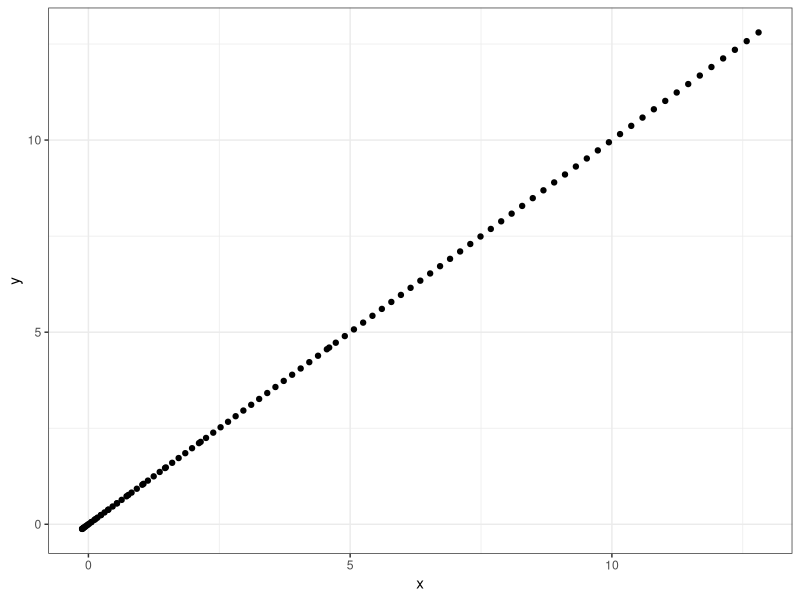
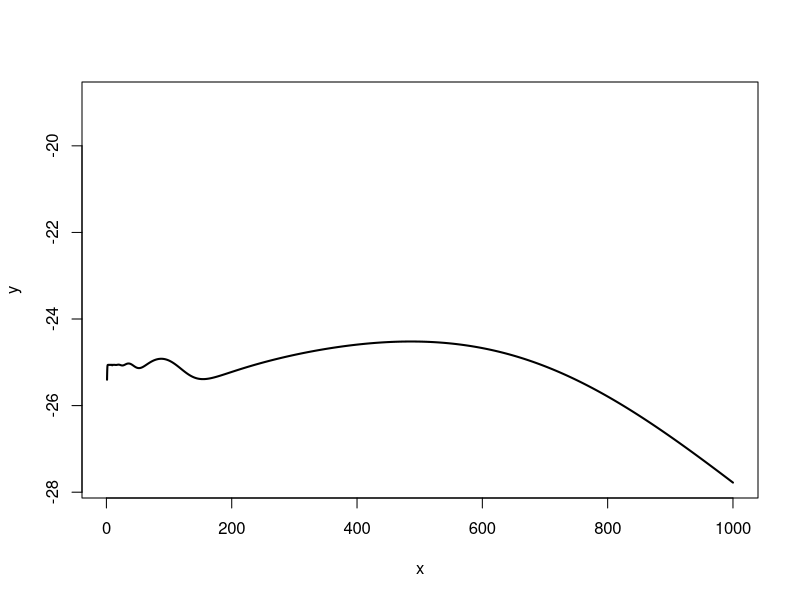
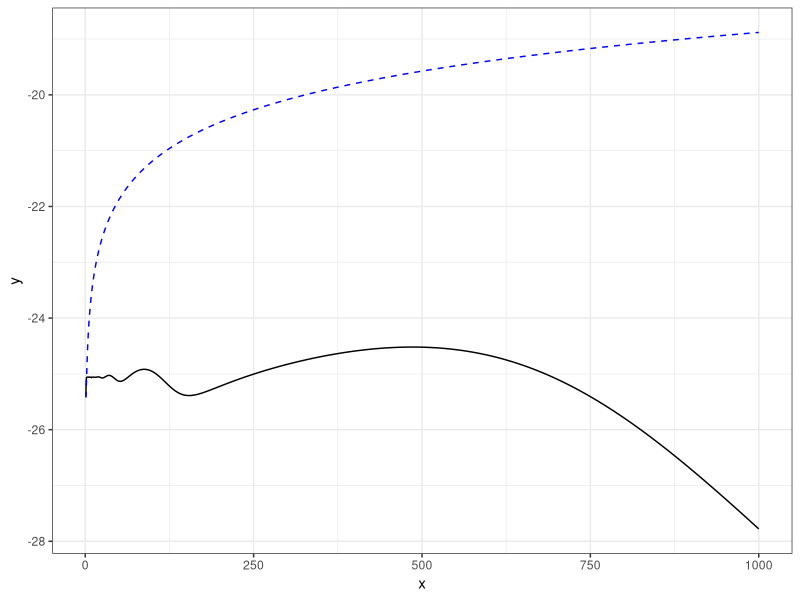
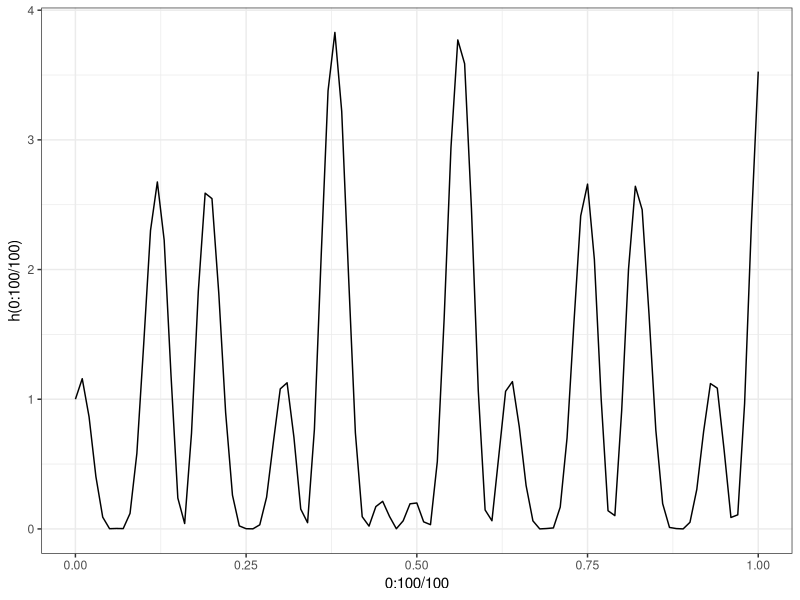
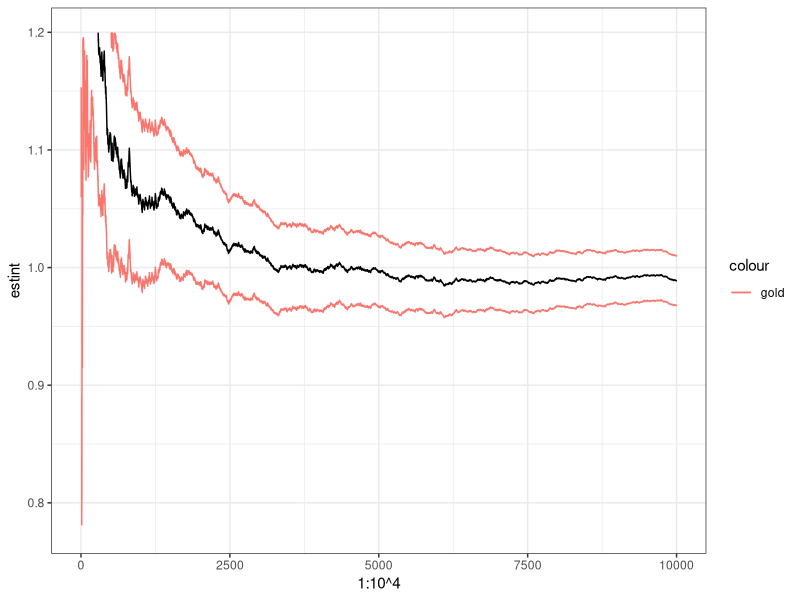
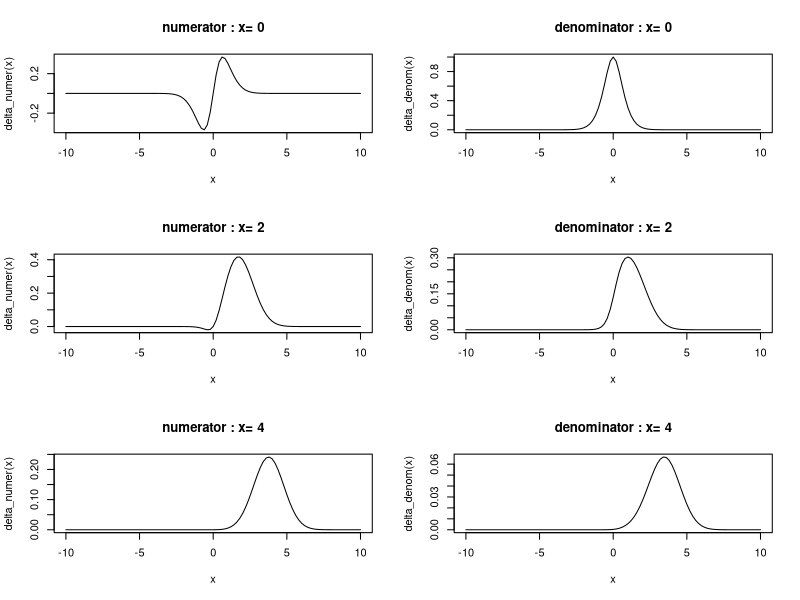
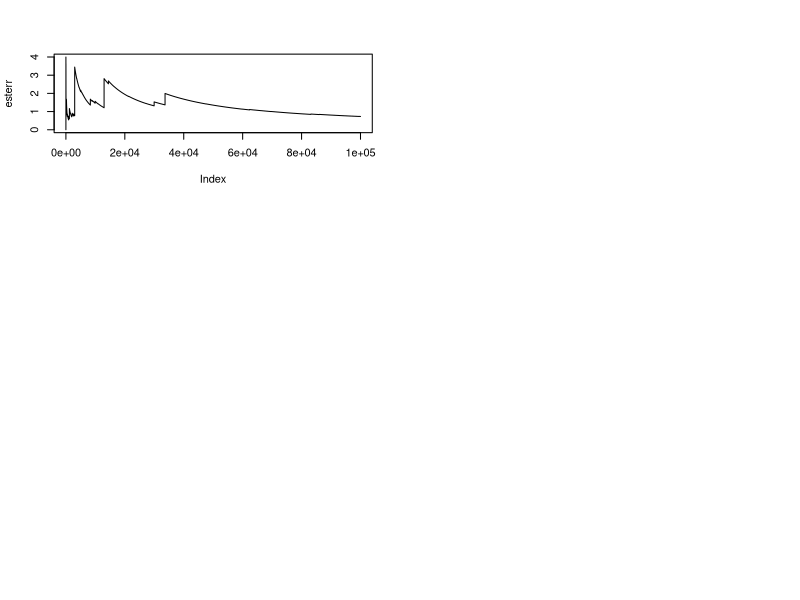
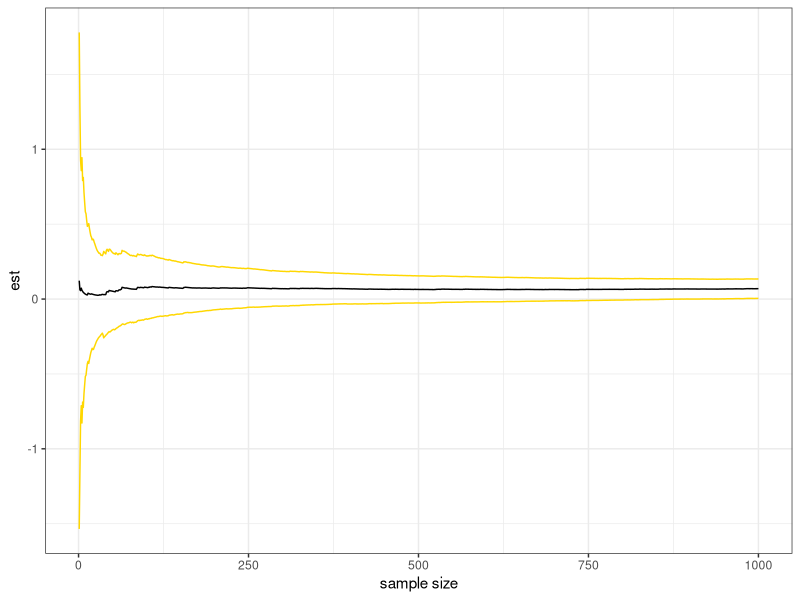

Write the R code that produced these figures, in order.
## ---- chunk 1
knitr::opts_chunk$set(echo = TRUE,warning = FALSE,message = FALSE)
library(ggplot2)
library(reshape2)
library(dplyr)
library(MASS)
theme_set(theme_bw())
## ---- chunk 2
ch <- function(la){
  integrate(function(x) {x^{la-1}*exp(-x)}, 0, Inf)$val
}
plot_d <- data.frame(x = lgamma(seq(0.01,10,le=100)),y = log(apply(as.matrix(seq(0.01,10,le=100)), 1, ch)))
ggplot(plot_d,aes(x=x,y=y))+geom_point()
## ---- chunk 3
cac=rcauchy(10)+350
lik=function(the){
  u=dcauchy(cac[1]-the)
  for(i in 2:10)
    u=u*dcauchy(cac[i]-the)
    return(u)
}

print(integrate(lik,-Inf,Inf))

print(integrate(lik,200,400))

cac=rcauchy(10)

nin=function(a){integrate(lik,-a,a)$val}
nan=function(a){area(lik,-a,a)}
x=seq(1,10^3,le=10^4)
y=log(apply(as.matrix(x),1,nin))
z=log(apply(as.matrix(x),1,nan))
plot(x,y,type="l",ylim=range(cbind(y,z)),lwd=2)
ggplot()+geom_line(data = data.frame(x,y),mapping = aes(x=x,y=y))+geom_line(data = data.frame(x,z),mapping = aes(x=x,y=z),colour='blue',linetype=2)
## ---- chunk 4
h <- function(x){(cos(50 * x) + sin(20 * x))^2}
ggplot()+geom_line(mapping=aes(x= 0:100/100,y =h(0:100/100)))
integrate(h,0,1)
x <- h(runif(10^4))
estint <- cumsum(x)/(1:10^4)
esterr <- sqrt(cumsum((x - estint)^2))/(1:10^4)
ggplot(data.frame(estint), aes(x=1:10^4,y=estint))+geom_line()+ylim(mean(x)+20*c(-esterr[10^4],esterr[10^4]))+
  geom_line(mapping = aes(x=1:10^4,y=estint+2*esterr,color="gold"))+geom_line(mapping=aes(x=1:10^4,y=estint-2*esterr,color="gold"))
## ---- chunk 5
delta_numer <- function(theta){theta/(1+theta^2)*exp(-(x-theta)^2/2)}
delta_denom <- function(theta){1/(1+theta^2)*exp(-(x-theta)^2/2)}
par(mfrow=c(3,2))
for(x in c(0,2,4)){
  curve(delta_numer,from=-10,to=10,main=paste("numerator : x=",x))
  curve(delta_denom,from=-10,to=10,main=paste("denominator : x=",x))
} 

for(x in c(0,2,4)){
  #正規分布から乱数を発生させて、コーシーで評価
  N <-10^5
  norm <- rnorm(N,x)
  cauchy <- dcauchy(norm)
  print(mean(norm*cauchy)/mean(cauchy))
  #その逆　結果はほぼ同じ
  cauchy <- rcauchy(N)
  norm <- dnorm(cauchy,x)
  print(mean(cauchy*norm)/mean(norm))
} 
## ---- chunk 6
estint <- cumsum(cauchy*norm)/cumsum(norm)
esterr <- sqrt(cumsum((cauchy-estint)^2)/c(1:length(cauchy))^2)
plot(esterr,type='l')
## ---- chunk 7
N <- 10^3
h <- function(x){exp(-(x-3)^2/2)+exp(-(x-6)^2/2)}
sample <- rnorm(N)
n_mc_est <- cumsum(h(sample))/c(1:length(sample))
n_mc_err <- sqrt(cumsum((sample - n_mc_est)^2))/(1:length(sample))
n_mc <- data.frame(est = n_mc_est,error_max = n_mc_est + 2 * n_mc_err,error_min = n_mc_est - 2 * n_mc_err)
ggplot(n_mc,aes(x=1:length(sample),y=est))+geom_line()+
  geom_line(mapping = aes(x=1:length(sample),y=error_max),colour='gold')+
  geom_line(mapping = aes(x=1:length(sample),y=error_min),colour='gold')+
  xlab('sample size')
n_mc_est[N]
## ---- chunk 8
sample_g <- runif(N,-8,-1)
g_mc_est <- h(sample_g) * dnorm(sample_g) / dunif(sample_g,-8,-1) /c(1:length(sample_g))
g_mc_err <- sqrt(cumsum((h(sample_g) * dnorm(sample_g) / dunif(sample_g,-8,-1) - g_mc_est)^2))/c(1:length(sample_g))
g_mc <- data.frame(est = g_mc_est,error_max = g_mc_est + 2 * g_mc_err,error_min = g_mc_est - 2 * g_mc_err)
ggplot(g_mc,aes(x=1:length(sample),y=est))+geom_line(colour='red')+
  geom_line(mapping = aes(x=1:length(sample),y=error_max),colour='gold')+
  geom_line(mapping = aes(x=1:length(sample),y=error_min),colour='gold')+
  xlab('sample size')
## ---- chunk 9
sample_g <- runif(N,-2,10)
g_mc_est <- h(sample_g) * dnorm(sample_g) / dunif(sample_g,-2,10) /c(1:length(sample_g))
g_mc_err <- sqrt(cumsum((h(sample_g) * dnorm(sample_g) / dunif(sample_g,-2,10) - g_mc_est)^2))/c(1:length(sample_g))
g_mc <- data.frame(est = g_mc_est,error_max = g_mc_est + 2 * g_mc_err,error_min = g_mc_est - 2 * g_mc_err)
ggplot(g_mc,aes(x=1:length(sample),y=est))+geom_line(colour='red')+
  geom_line(mapping = aes(x=1:length(sample),y=error_max),colour='gold')+
  geom_line(mapping = aes(x=1:length(sample),y=error_min),colour='gold')+
  xlab('sample size')

g_mc_est[N]
## ---- chunk 10
pnorm(-4.5, log=T)
pnorm(-4.5)
## ---- chunk 11
Nsim <- 10^3
y <- rexp(Nsim) + 4.5
weit =dnorm(y)/dexp(y-4.5)
plot(cumsum(weit)/1:Nsim,type="l")
abline(a=pnorm(-4.5),b=0,col="red")
## ---- chunk 12
par(mfrow=c(2,2))
for(lambda in c(1, 5, 10, 20)){
  Nsim <- 10^4
  y <- rexp(Nsim)/lambda+4.5
  weit <- dnorm(y)/dexp(y-4.5, lambda)
  estint <- cumsum(weit)/1:Nsim
  esterr <- sqrt(cumsum((weit-estint)^2))/(1:Nsim)
  plot(estint, xlab="Mean and error range", ylab="prob", type="l", main=paste("lambda = ",lambda))
  lines(estint+2*esterr, col="gold", lwd=2)
  lines(estint-2*esterr, col="gold", lwd=2)
  abline(h=pnorm(-4.5), col="red")
}
## ---- chunk 13
f <- function(a,b){
  exp(2*(lgamma(a+b) - lgamma(a) - lgamma(b)) +
    a*log(0.3) + b*log(0.2))}
  
aa = 1:150
bb = 1:100

post = outer(aa,bb,f)
image(aa,bb,post,xlab=expression(alpha),ylab="")
contour(aa,bb,post,add=T)

## ---- chunk 14
x <- matrix(rt(2*10^4,3),ncol=2)
E <- matrix(c(220,190,190,180),ncol=2)
image(aa,bb,post,xlab=expression(alpha),ylab='')
y <- t(t(chol(E)) %*% t(x)+c(50,45))
points(y, cex=0.6,pch=19)
## ---- chunk 15
ine <- apply(y, 1, min)
y <- y[ine > 0,]
x <- x[ine > 0,]
normx <- sqrt(x[,1]^2 + x[,2]^2)
f <- function(a) exp(2*(lgamma(a[,1] + a[,2]) - lgamma(a[,1]) - lgamma(a[,2])) + a[,1]*log(0.3) + a[,2]*log(0.2))
h <- function(a) exp(1*(lgamma(a[,1] + a[,2]) - lgamma(a[,1]) - lgamma(a[,2])) + a[,1]*log(0.5) + a[,2]*log(0.5))
den <- dt(normx, 3)
sim <- mean(f(y)/den)/mean(h(y)/den)
sim
## ---- chunk 16
mean(y[,1]*f(y)/den)/mean(f(y)/den)
## ---- chunk 17
mean(y[,2]*f(y)/den)/mean(f(y)/den)
## ---- chunk 18
par(mfrow=c(2,2),mar=c(4,4,2,1))
weit <- (f(y)/den/mean(h(y)/den))
image(aa, bb, post, xlab=expression(alpha),
      ylab = expression(beta))
points(y[sample(1:length(weit), 10^3, rep=T, pro=weit), ],
       cex = 0.6, pch=19)
boxplot(weit, ylab="importance weight")
plot(cumsum(weit)/(1:length(weit)), type='l',
     xlab = "simulations",ylab = "marginal likelihood")
boot <- matrix(0, ncol=length(weit), nrow = 100)
for (t in 1:100) boot[t,] <- cumsum(sample(weit))/(1:length(weit))
uppa <- apply(boot, 2, quantile, 0.95)
lowa <- apply(boot, 2, quantile, 0.05)
polygon(c(1:length(weit), length(weit):1), c(uppa,rev(lowa)),
        col = 'gold')
lines(cumsum(weit)/(1:length(weit)) , lwd=2)
plot(cumsum(weit)^2/cumsum(weit^2), type='l',
     xlab='simulations',ylab='Effective sample size', lwd = 2)
## ---- chunk 19
set.seed(71000)
x <- rnorm(10^6)
wein <- dcauchy(x)/dnorm(x)
plot(cumsum(wein*(x > 2)*(x < 6))/cumsum(wein), type='l')
abline(a=pcauchy(6) - pcauchy(2), b=0, col="sienna")
## ---- chunk 20
set.seed(110)
sam1 <- rt(0.95*10^4,df =2)
sam2 <- 1 +0.5*rt(0.05*10^4, df=2)^2
sam <- sample(c(sam1, sam2), 0.95*10^4)
weit <- dt(sam, df=2)/(0.95*dt(sam, df=2) + 0.05*(sam>0)*
                         dt(sqrt(2*abs(sam-1)), df=2)*sqrt(2)/sqrt(abs(sam-1)))
h <- function(a) sapply(a,function(x) if(x>1) sqrt(x/(x-1)) else 0)
plot(cumsum(h(sam1))/(1:length(sam1)), ty='l')
lines(cumsum(weit*h(sam))/1:length(sam1), col='blue')
## ---- chunk 21
model1 <- glm(type ~ bmi, data=Pima.tr,
              family=binomial(link="probit"))
summary(model1)
## ---- chunk 22
like <- function(beda){
  mia <- mean(Pima.tr$bmi)
  prod(pnorm(beda[1] + (Pima.tr$bmi[Pima.tr$type == 'Yes']
                        - mia) * beda[2])) *
    prod(pnorm(-beda[1] - (Pima.tr$bmi[Pima.tr$type == 'No']
                           - mia)*beda[2]))/exp(sum(beda^2)/200)
  
}



## ---- chunk 23
outer_ <- matrix(0,ncol=201,nrow=201)
Num <- -100:100/100
for(i in 1:201){for(j in 1:201){outer_[i,j] <- like(c(Num[i],Num[j]))}}
image(-100:100/100,-100:100/100,outer_)
## ---- chunk 24
post<-function(x){ dnorm(x[1],0,100) * dnorm(x[1],0,100) * like(x)}
sim <- cbind(rnorm(10^3, mean=-0.4, sd=0.04),
rnorm(10^3, mean=0.065, sd=0.005))
weit <- apply(sim, 1, post)/
  (dnorm(sim[,1], mean=-0.4, sd=0.04) *
   dnorm(sim[,2], mean=0.065, sd=0.005))
boxplot(weit)
## ---- chunk 25
sim <- rbind(sim[1:(0.95)*10^3,],
cbind(rnorm(0.05*10^3, sd=10),rnorm(0.05*10^3, sd=10)))
weit <- apply(sim, 1, post)/
  (0.95*dnorm(sim[,1],m=-0.4,sd=0.081)*
    dnorm(sim[,2], mean=0.065, sd=0.01) +
     0.05*dnorm(sim[,1],sd=10)*
   dnorm(sim[,2], sd=10))
boxplot(weit)
